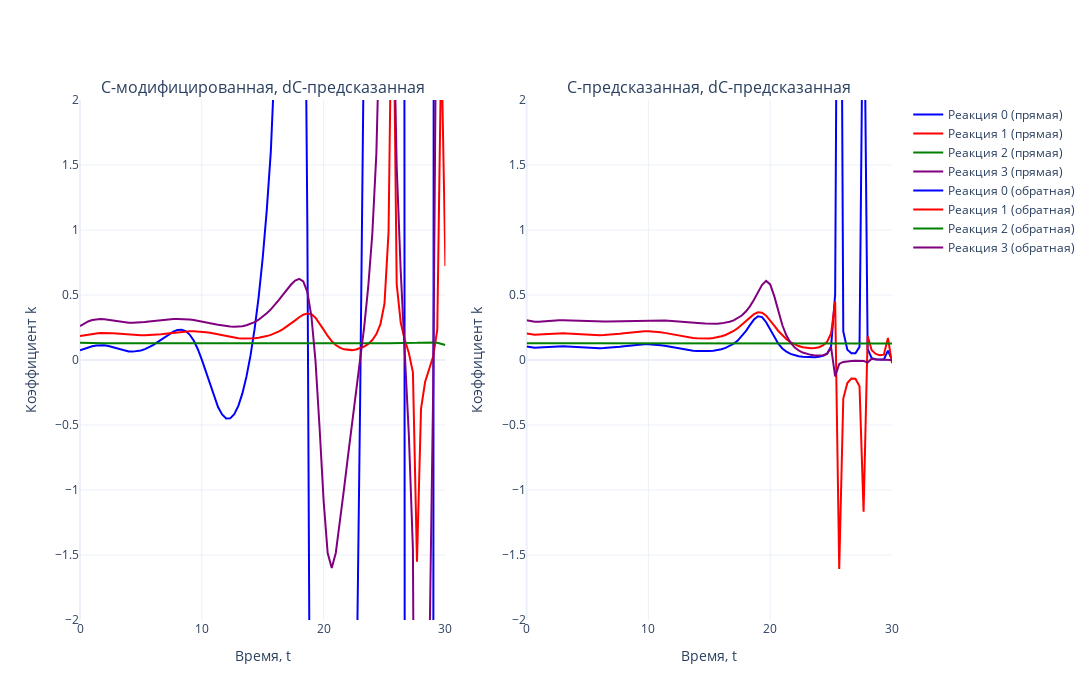

Notebook code cell kept with this figure:
### Code cell
# Задаем цвета (4 цвета для реакций)
colors = ['blue', 'red', 'green', 'purple']

# Создаем два подграфика (2 столбца, 1 строка)
fig = make_subplots(rows=1, cols=2, subplot_titles=['C-модифицированная, dС-предсказанная', 'C-предсказанная, dС-предсказанная'])

# Первый график (прямая задача)
for i in range(N_REACTION):  
    fig.add_trace(go.Scatter(
        x=tsteps, 
        y=k_test_1[i, :], 
        mode='lines', 
        name=f'Реакция {i} (прямая)',
        line=dict(color=colors[i % len(colors)])  # Применяем цвета циклично
    ), row=1, col=1)

# Второй график (обратная задача)
for i in range(N_REACTION):  
    fig.add_trace(go.Scatter(
        x=tsteps, 
        y=k_test_2[i, :], 
        mode='lines', 
        name=f'Реакция {i} (обратная)',
        line=dict(color=colors[i % len(colors)])  # Применяем цвета циклично
    ), row=1, col=2)

# Настройки общего макета
fig.update_layout(
    template='plotly_white',
    width=1700,  # Общая ширина холста
    height=700,  # Высота холста
    showlegend=True
)

# Ограничение оси Y
fig.update_yaxes(range=[-2, 2], title_text='Коэффициент k', row=1, col=1)
fig.update_yaxes(range=[-2, 2], title_text='Коэффициент k', row=1, col=2)

# Подписи оси X
fig.update_xaxes(title_text='Время, t', row=1, col=1)
fig.update_xaxes(title_text='Время, t', row=1, col=2)

# Отображение графика
fig.show()
